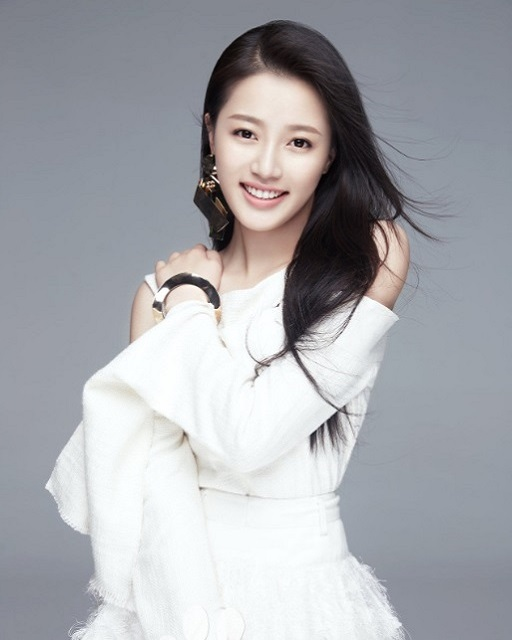
//> input picture opencv/learnOpencv/images/master.jpg, 512 x 640 px
$ ./041-基本阈值操作   (built with g++ and OpenCV 4)
//> lines starting //> are read from the running program, lines starting //| are printed output that depends on the picture; after the words box and inside, x2 and y2 are one past the last pixel; in counts of white or black regions, pixels touching at a corner belong together
#include <iostream>
#include <opencv2/opencv.hpp>

using namespace std;
using namespace cv;

/*
 * 基本阈值操作
 */
int main() {
    Mat src = imread("../images/master.jpg");
//> src is the input picture: 640 rows x 512 cols, CV_8UC3; mean B, G, R 173.5, 168.6, 167.3
    if (src.empty()) {
        cout << "could not load image.." << endl;
    }
    imshow("input", src);

    int T = mean(src)[0];
//> T = 173
    Mat gray, binary;
    cvtColor(src, gray, COLOR_BGR2GRAY);
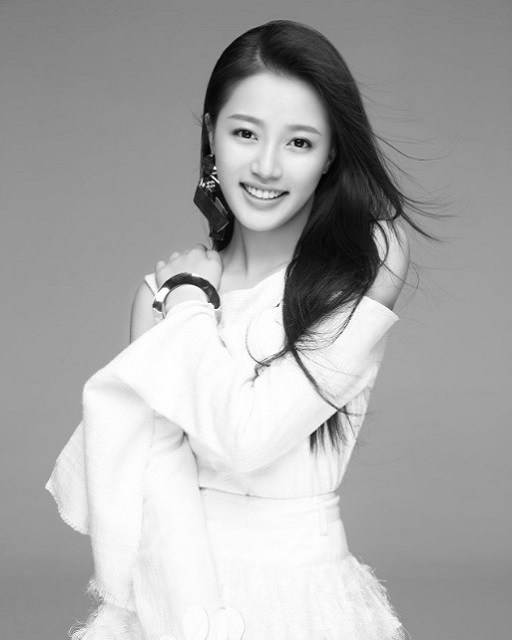
//> gray: 640 rows x 512 cols, CV_8UC1; min 1, max 255, mean 168.8
    for (int i = 0; i < 5; ++i) {
//        THRESH_BINARY = 0
//        THRESH_BINARY_INV = 1
//        THRESH_TRUNC = 2
//        THRESH_TOZERO = 3
//        THRESH_TOZERO_INV = 4
        threshold(gray, binary, T, 255, i);
        imshow(format("binary_%d", i), binary);
    }
//> this loop made 5 passes
//> pass 1, `threshold(gray, binary, T, 255, i);`:
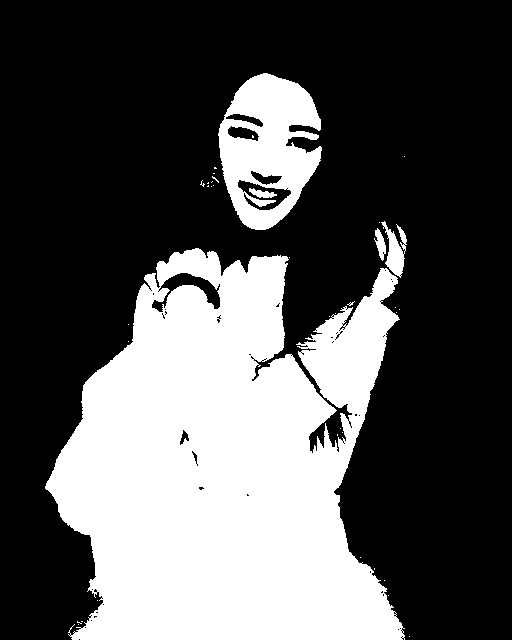
//> binary: 640 rows x 512 cols, CV_8UC1; 33.1% white; 38 white regions (33 under 20 px), largest, box (x1, y1, x2, y2) and area: (45, 248, 405, 640) 97413, (218, 73, 322, 230) 10035, (381, 221, 407, 278) 696, (374, 228, 386, 261) 206, (249, 188, 277, 198) 151
//> pass 3, `threshold(gray, binary, T, 255, i);`:
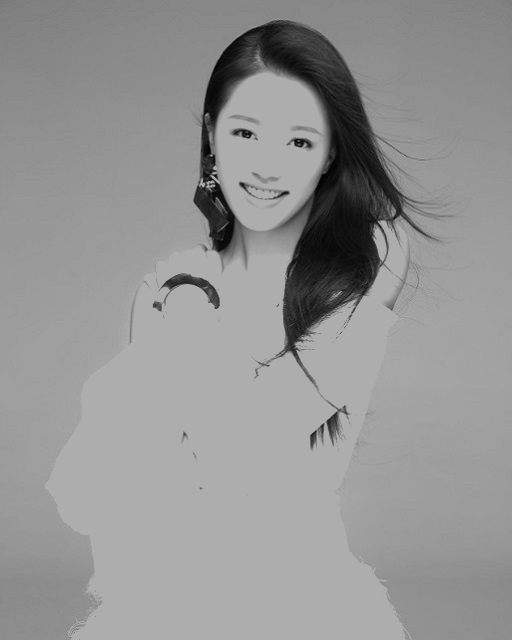
//> binary: 640 rows x 512 cols, CV_8UC1; min 1, max 173, mean 147.9
//> after the loop:
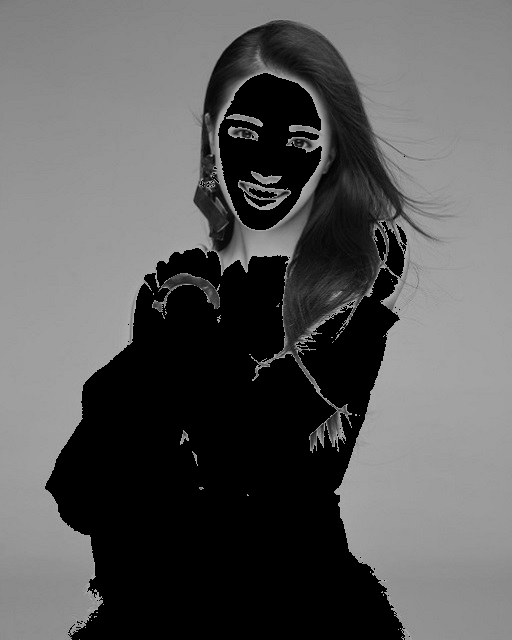
//> binary: 640 rows x 512 cols, CV_8UC1; min 0, max 173, mean 90.5

    waitKey(0);
    return 0;
}
